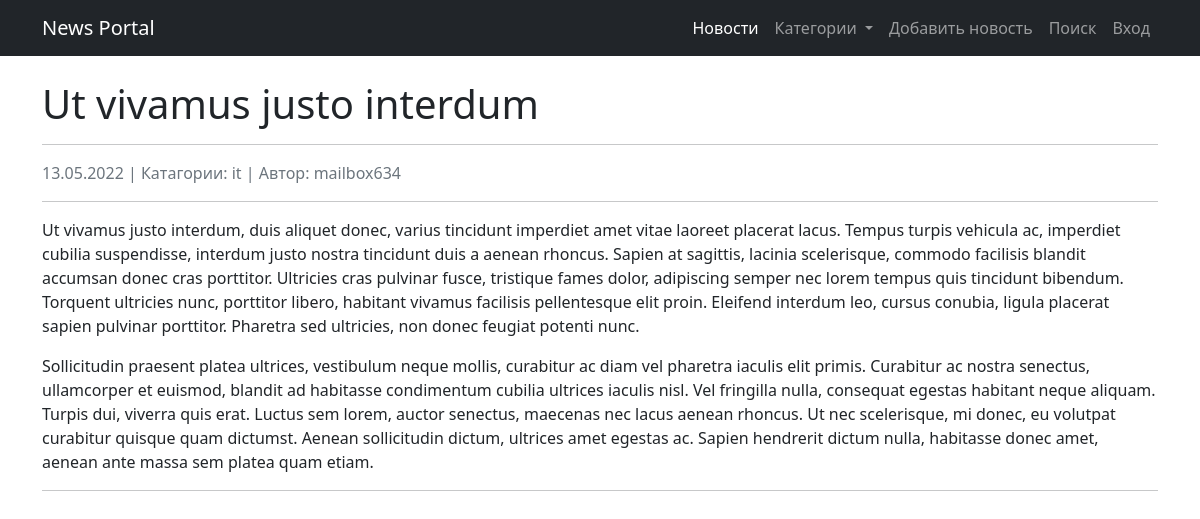
The app's page /news/156 with its own data.
### news/models.py (models this page shows, shortened)
class Post(models.Model):
    article = 'AR'
    news = 'NW'
    POST_TYPE = [
        (article, 'статья'),
        (news, 'новость'),
    ]
    author = models.ForeignKey(Author, on_delete=models.CASCADE)
    post_type = models.CharField(
        max_length=2, choices=POST_TYPE, default=article)
    date = models.DateTimeField(auto_now_add=True)
    title = models.CharField(max_length=255)
    text = models.TextField()
    rating = models.IntegerField(default=0)
    category = models.ManyToManyField(
        Category, through='PostCategory')

class Category(models.Model):
    name = models.CharField(max_length=255, unique=True)
    subscriber = models.ManyToManyField(
        'Subscriber', through='CategorySubscriber')
    def __str__(self):
        return self.name

class Author(models.Model):
    username = models.OneToOneField(
        User, on_delete=models.CASCADE, primary_key=True)
    rating = models.IntegerField(default=0)
    def __str__(self):
        return self.username.username

### news/views.py (the view)
# urls.py: path('<int:pk>', NewsPostDetail.as_view(), name='news_post'),
class NewsPostDetail(DetailView):
    model = Post
    template_name = 'news/news_post_detail.html'
    context_object_name = 'news_post'
    def get_context_data(self, **kwargs):
        category_menu = Category.objects.all()
        context = super().get_context_data(**kwargs)
        context['category_menu'] = category_menu
        return context

### news/templatetags/custom_filters.py (called while the page is built)
@register.filter()
def format_date(value):
    return value.strftime("%d.%m.%Y")

@register.filter()
def censor(text):
    if type(text) != str:
        return "Type error. Is not string"
    for word in CENSOR_WORDS:
        text = re.sub(r'(?:'+word[1:]+'?)[^\s]+',
                      ("*" * (len(word) - 1)), text)
    return text

### templates/news/news_post_detail.html (shortened to what this page needs)
{% extends 'flatpages/default.html' %}
{% load custom_filters %}
{% block content %}
    <h1 >{{ news_post.title | censor}} </h1>
    <hr>
    <p class="text-muted fs-6">{{ news_post.date | format_date }} |
    Катагории:
    {% for cat in news_post.category.all %}
        {{ cat }}
    {% endfor %}
    | Автор: {{ news_post.author }}
    </p>
    <hr>
    <p>{{ news_post.text | censor | linebreaks }}</p>
    <hr>
{% endblock content %}

### records on screen
Post: title|censor "Ut vivamus justo interdum", date "13.05.2022", author "mailbox634", text|censor "Ut vivamus justo interdum, duis aliquet donec, varius tincidunt imperdiet amet vitae laoreet placerat lacus. Tempus turpis vehicula ac, imperdiet cubilia suspendisse, interdum justo nostra tincidunt duis a aenean rhoncus. Sapien at sagittis, lacinia scelerisque, commodo facilisis blandit accumsan donec cras porttitor. Ultricies cras pulvinar fusce, tristique fames dolor, adipiscing semper nec lorem tempus quis tincidunt bibendum. Torquent ultricies nunc, porttitor libero, habitant vivamus facilisis pellentesque elit proin. Eleifend interdum leo, cursus conubia, ligula placerat sapien pulvinar porttitor. Pharetra sed ultricies, non donec feugiat potenti nunc. Sollicitudin praesent platea…"
Category: name "it"
